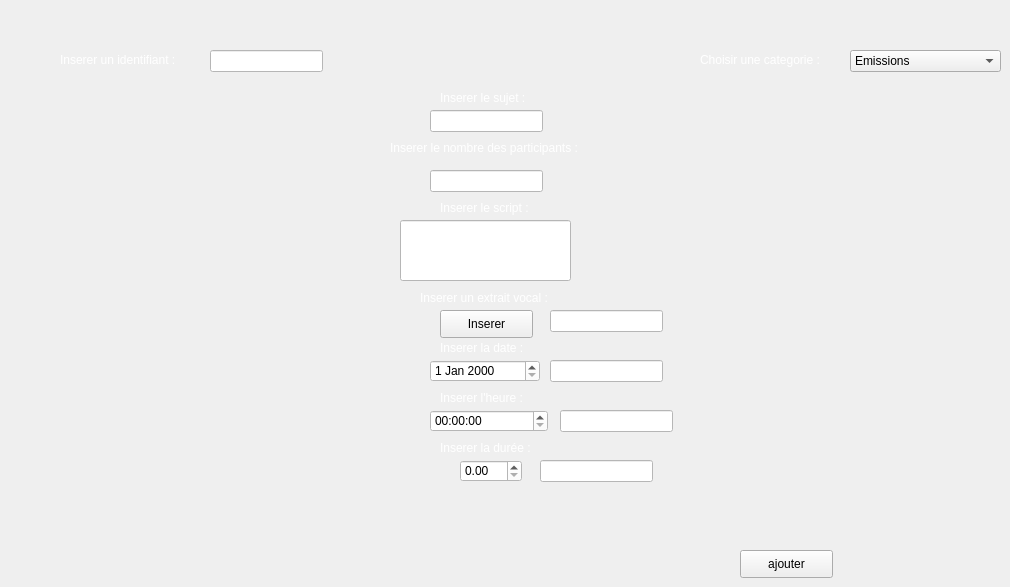
     <widget class="QWidget" name="tab_15">
      <attribute name="title">
       <string>ajouter</string>
      </attribute>
      <widget class="QLabel" name="label_41">
       <property name="geometry">
        <rect>
         <x>440</x>
         <y>390</y>
         <width>101</width>
         <height>16</height>
        </rect>
       </property>
       <property name="styleSheet">
        <string notr="true">color: rgb(255, 255, 255);</string>
       </property>
       <property name="text">
        <string>Inserer l'heure :</string>
       </property>
      </widget>
      <widget class="QPushButton" name="pb_ajouter">
       <property name="geometry">
        <rect>
         <x>740</x>
         <y>550</y>
         <width>93</width>
         <height>28</height>
        </rect>
       </property>
       <property name="text">
        <string>ajouter</string>
       </property>
      </widget>
      <widget class="QDoubleSpinBox" name="doubleSpinBox_duree">
       <property name="geometry">
        <rect>
         <x>460</x>
         <y>460</y>
         <width>62</width>
         <height>22</height>
        </rect>
       </property>
       <property name="styleSheet">
        <string notr="true">background-color: rgb(255, 255, 255);
color: rgb(0, 0, 0);</string>
       </property>
      </widget>
      <widget class="QLabel" name="label_42">
       <property name="geometry">
        <rect>
         <x>60</x>
         <y>50</y>
         <width>141</width>
         <height>20</height>
        </rect>
       </property>
       <property name="styleSheet">
        <string notr="true">color: rgb(255, 255, 255);</string>
       </property>
       <property name="text">
        <string>Inserer un identifiant :</string>
       </property>
      </widget>
      <widget class="QLineEdit" name="lineEdit_id">
       <property name="geometry">
        <rect>
         <x>210</x>
         <y>50</y>
         <width>113</width>
         <height>22</height>
        </rect>
       </property>
       <property name="styleSheet">
        <string notr="true">background-color: rgb(255, 255, 255);</string>
       </property>
      </widget>
      <widget class="QLineEdit" name="lineEdit_sujet">
       <property name="geometry">
        <rect>
         <x>430</x>
         <y>110</y>
         <width>113</width>
         <height>22</height>
        </rect>
       </property>
       <property name="styleSheet">
        <string notr="true">background-color: rgb(255, 255, 255);</string>
       </property>
      </widget>
      <widget class="QLineEdit" name="lineEdit_nmbdeparticipants">
       <property name="geometry">
        <rect>
         <x>430</x>
         <y>170</y>
         <width>113</width>
         <height>22</height>
        </rect>
       </property>
       <property name="styleSheet">
        <string notr="true">background-color: rgb(255, 255, 255);</string>
       </property>
      </widget>
      <widget class="QLabel" name="label_43">
       <property name="geometry">
        <rect>
         <x>440</x>
         <y>90</y>
         <width>101</width>
         <height>16</height>
        </rect>
       </property>
       <property name="styleSheet">
        <string notr="true">color: rgb(255, 255, 255);</string>
       </property>
       <property name="text">
        <string>Inserer le sujet :</string>
       </property>
      </widget>
      <widget class="QLabel" name="label_44">
       <property name="geometry">
        <rect>
         <x>440</x>
         <y>440</y>
         <width>111</width>
         <height>16</height>
        </rect>
       </property>
       <property name="styleSheet">
        <string notr="true">color: rgb(255, 255, 255);</string>
       </property>
       <property name="text">
        <string>Inserer la durée :</string>
       </property>
      </widget>
      <widget class="QLabel" name="label_45">
       <property name="geometry">
        <rect>
         <x>440</x>
         <y>340</y>
         <width>101</width>
         <height>16</height>
        </rect>
       </property>
       <property name="styleSheet">
        <string notr="true">color: rgb(255, 255, 255);</string>
       </property>
       <property name="text">
        <string>Inserer la date :</string>
       </property>
      </widget>
      <widget class="QTimeEdit" name="timeEdit_heure">
       <property name="geometry">
        <rect>
         <x>430</x>
         <y>410</y>
         <width>118</width>
         <height>22</height>
        </rect>
       </property>
       <property name="styleSheet">
        <string notr="true">background-color: rgb(255, 255, 255);
color: rgb(0, 0, 0);</string>
       </property>
      </widget>
      <widget class="QLabel" name="label_46">
       <property name="geometry">
        <rect>
         <x>390</x>
         <y>140</y>
         <width>211</width>
         <height>16</height>
        </rect>
       </property>
       <property name="styleSheet">
        <string notr="true">color: rgb(255, 255, 255);</string>
       </property>
       <property name="text">
        <string>Inserer le nombre des participants :</string>
       </property>
      </widget>
      <widget class="QLabel" name="label_47">
       <property name="geometry">
        <rect>
         <x>440</x>
         <y>200</y>
         <width>121</width>
         <height>16</height>
        </rect>
       </property>
       <property name="styleSheet">
        <string notr="true">color: rgb(255, 255, 255);</string>
       </property>
       <property name="text">
        <string>Inserer le script :</string>
       </property>
      </widget>
      <widget class="QLineEdit" name="lineEdit_script">
       <property name="geometry">
        <rect>
         <x>400</x>
         <y>220</y>
         <width>171</width>
         <height>61</height>
        </rect>
       </property>
       <property name="styleSheet">
        <string notr="true">background-color: rgb(255, 255, 255);</string>
       </property>
      </widget>
      <widget class="QLineEdit" name="lineEdit_date">
       <property name="geometry">
        <rect>
         <x>550</x>
         <y>360</y>
         <width>113</width>
         <height>22</height>
        </rect>
       </property>
       <property name="styleSheet">
        <string notr="true">background-color: rgb(255, 255, 255);</string>
       </property>
      </widget>
      <widget class="QLineEdit" name="lineEdit_heure">
       <property name="geometry">
        <rect>
         <x>560</x>
         <y>410</y>
         <width>113</width>
         <height>22</height>
        </rect>
       </property>
       <property name="styleSheet">
        <string notr="true">background-color: rgb(255, 255, 255);</string>
       </property>
      </widget>
      <widget class="QLineEdit" name="lineEdit_duree">
       <property name="geometry">
        <rect>
         <x>540</x>
         <y>460</y>
         <width>113</width>
         <height>22</height>
        </rect>
       </property>
       <property name="styleSheet">
        <string notr="true">background-color: rgb(255, 255, 255);</string>
       </property>
      </widget>
      <widget class="QLabel" name="label_48">
       <property name="geometry">
        <rect>
         <x>420</x>
         <y>290</y>
         <width>151</width>
         <height>16</height>
        </rect>
       </property>
       <property name="styleSheet">
        <string notr="true">color: rgb(255, 255, 255);</string>
       </property>
       <property name="text">
        <string>Inserer un extrait vocal :</string>
       </property>
      </widget>
      <widget class="QComboBox" name="comboBox_categorie">
       <property name="geometry">
        <rect>
         <x>850</x>
         <y>50</y>
         <width>151</width>
         <height>22</height>
        </rect>
       </property>
       <item>
        <property name="text">
         <string>Emissions</string>
        </property>
       </item>
       <item>
        <property name="text">
         <string>Rubriques</string>
        </property>
       </item>
       <item>
        <property name="text">
         <string>Infos</string>
        </property>
       </item>
       <item>
        <property name="text">
         <string>Sport express</string>
        </property>
       </item>
      </widget>
      <widget class="QLabel" name="label_49">
       <property name="geometry">
        <rect>
         <x>700</x>
         <y>50</y>
         <width>141</width>
         <height>20</height>
        </rect>
       </property>
       <property name="styleSheet">
        <string notr="true">color: rgb(255, 255, 255);</string>
       </property>
       <property name="text">
        <string>Choisir une categorie :</string>
       </property>
      </widget>
      <widget class="QDateEdit" name="dateEdit">
       <property name="geometry">
        <rect>
         <x>430</x>
         <y>360</y>
         <width>110</width>
         <height>22</height>
        </rect>
       </property>
       <property name="styleSheet">
        <string notr="true">background-color: rgb(255, 255, 255);
color: rgb(0, 0, 0);</string>
       </property>
      </widget>
      <widget class="QPushButton" name="pushButton_inserer">
       <property name="geometry">
        <rect>
         <x>440</x>
         <y>310</y>
         <width>93</width>
         <height>28</height>
        </rect>
       </property>
       <property name="text">
        <string>Inserer</string>
       </property>
      </widget>
      <widget class="QLineEdit" name="lineEdit_path">
       <property name="geometry">
        <rect>
         <x>550</x>
         <y>310</y>
         <width>113</width>
         <height>22</height>
        </rect>
       </property>
       <property name="styleSheet">
        <string notr="true">background-color: rgb(255, 255, 255);</string>
       </property>
      </widget>
     </widget>
